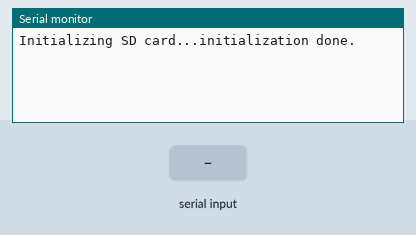
Simulated run of this sketch. Board: Arduino Uno, built with avr-gcc and run on an emulated ATmega328P. On the bench: the last lines printed to the serial monitor. The inputs (shaded band) are chosen by the test bench. Storage starts empty.

Above: at 1.2 s.
1.3 s: "list\n" received over Serial
At 1.6 s:
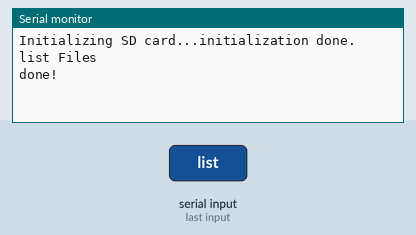
2.8 s: "download\n" received over Serial
At 3.7 s:
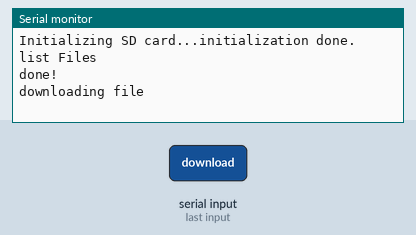

Measured:
- after the input at 1.3 s, the serial monitor: prints a new line at once (image 1)
- after the input at 2.8 s, the serial monitor: prints a new line at once (image 2)

The sketch:

transferFilesToSD.ino
```cpp
#include <string.h>
#include <stdlib.h>
#include <SPI.h>
#include <SD.h>
#include "fileTransfer.h"

#define PIN_SD 10

//this following macro is good for debugging, e.g.  print2("myVar= ", myVar);
#define print2(x,y) (Serial.print(x), Serial.println(y))


#define CR '\r'
#define LF '\n'
#define BS '\b'
#define NULLCHAR '\0'
#define SPACE ' '

#define COMMAND_BUFFER_LENGTH        25                        //length of serial buffer for incoming commands
char   CommandLine[COMMAND_BUFFER_LENGTH + 1];                 //Read commands into this buffer from Serial.  +1 in length for a termination char

const char *delimiters            = ", \n";                    //commands can be separated by return, space or comma

/*************************************************************************************************************
     your Command Names Here
*/
const char *addCommandToken       = "download";                     //Modify here
const char *subtractCommandToken  = "list";                         //Modify here

File myFile;

void setup() {
  Serial.begin(9600);
  while (!Serial) {
    ;
  }

  Serial.print("Initializing SD card...");
  if (!SD.begin(PIN_SD)) {
    Serial.println("initialization failed!");
    return;
  }
  Serial.println("initialization done.");

}

void loop() {
  //command parser:
  if (getCommandLineFromSerialPort(CommandLine)) {
    if (strcmp(CommandLine, "list") == 0) {
      listFiles();
    } else if (strcmp(CommandLine, "download") == 0) {
      getFile();
    }
  }
}

void getFile() {
  Serial.println("downloading file");

  String filename = Serial.readStringUntil('\n');
  long filesize = Serial.parseInt();

  Serial.println("getting file " + filename);
  Serial.print("file size ");
  Serial.print(filesize);
  Serial.println(" B");

  //create file
  if (SD.exists(filename)) {
    Serial.println(filename + " exists - deleting");
    if (SD.remove(filename)) {

    } else {
      Serial.println("error deleting file");
      return;
    }
  }

  myFile = SD.open(filename, FILE_WRITE);
  if (myFile) {
    Serial.println("opening " + filename);
  } else {
    Serial.println("error opening " + filename);
    return;
  }

  //get file content
  const int BUFFSIZE = 32;
  char buff [BUFFSIZE] ;
  long lastReport = 0;
  long len = 0;

  while (len < filesize) {
    int bytesLeft = filesize - len;
    int nextRead = bytesLeft < BUFFSIZE ? bytesLeft : BUFFSIZE;
    size_t currentLen = Serial.readBytes(buff, nextRead);
    len += currentLen;
    //myFile.write(buff, currentLen );

    if (len > 100 + lastReport) {
      //Serial.print("got: ");
      //Serial.println(len);
      lastReport = len;
    }
  }
  myFile.flush();
  myFile.close();
  Serial.print("got: ");
  Serial.println(len);
  Serial.println("done.");
}

void listFiles() {
  Serial.println("list Files");
  File root = SD.open("/");
  printDirectory(root, 0);
  root.close();
  Serial.println("done!");
}

void printDirectory(File dir, int numTabs) {
  while (true) {

    File entry =  dir.openNextFile();
    if (! entry) {
      // no more files
      break;
    }
    for (uint8_t i = 0; i < numTabs; i++) {
      Serial.print('\t');
    }
    Serial.print(entry.name());
    if (entry.isDirectory()) {
      Serial.println("/");
      printDirectory(entry, numTabs + 1);
    } else {
      // files have sizes, directories do not
      Serial.print("\t\t");
      Serial.println(entry.size(), DEC);
    }
    entry.close();
  }
}

//-------------------------------
bool getCommandLineFromSerialPort(char * commandLine)
{
  static uint8_t charsRead = 0;                      //note: COMAND_BUFFER_LENGTH must be less than 255 chars long
  //read asynchronously until full command input
  while (Serial.available()) {
    char c = Serial.read();
    switch (c) {
      case CR:
      case LF:
        commandLine[charsRead] = NULLCHAR;       //null terminate our command char array
        if (charsRead > 0)  {
          charsRead = 0;
          return true;
        }
        break;
      //      case BS:                                    // handle backspace in input: put a space in last char
      //        if (charsRead > 0) {                        //and adjust commandLine and charsRead
      //          commandLine[--charsRead] = NULLCHAR;
      //          Serial << byte(BS) << byte(SPACE) << byte(BS);  //no idea how this works, found it on the Internet
      //        }
      //        break;
      default:
        // c = tolower(c);
        if (charsRead < COMMAND_BUFFER_LENGTH) {
          commandLine[charsRead++] = c;
        }
        commandLine[charsRead] = NULLCHAR;     //just in case
        break;
    }
  }
  return false;
}
```

fileTransfer.h
```cpp
#ifndef FILE_TRANSFER_H
#define FILE_TRANSFER_H

#include "Arduino.h"
#include <SD.h>

#define SERIAL_BUFF_SIZE 64

class FileTransfer
{

  public:
    File file;

    FileTransfer()
    {

    }

    boolean start()
    {
      String filename = Serial.readStringUntil('\n');
      long filesize = Serial.parseInt();

      Serial.println("getting file " + filename);
      Serial.print("file size ");
      Serial.print(filesize);
      Serial.println(" B");

      //create file
      if(!createFile(filename)){
        return;
      }

      //get file content
      const int BUFFSIZE = 64;
      char buff [BUFFSIZE] ;
      long lastReport = 0;
      long len = 0;

      while (len < filesize) {
        int bytesLeft = filesize - len;
        int nextRead = bytesLeft < BUFFSIZE ? bytesLeft : BUFFSIZE;
        size_t currentLen = Serial.readBytes(buff, nextRead);
        len += currentLen;
        file.write(buff, currentLen );

        if (len > 100 + lastReport) {
          Serial.print("got: ");
          Serial.println(len);
          lastReport = len;
        }
      }
      file.flush();
      file.close();

      Serial.print("got: ");
      Serial.println(len);
      Serial.println("done.");
    }

    // ----------------------------------
    // ----------------------------------
  private:

    boolean createFile(String filename) {
      if (SD.exists(filename)) {
        Serial.println(filename + " exists - deleting");
        if (SD.remove(filename)) {

        } else {
          Serial.println("error deleting file");
          return false;
        }
      }

      File file = SD.open(filename, FILE_WRITE);
      if (file) {
        Serial.println("opening " + filename);
      } else {
        Serial.println("error opening " + filename);
        return false;
      }
      return true;
    }
};
#endif
```
